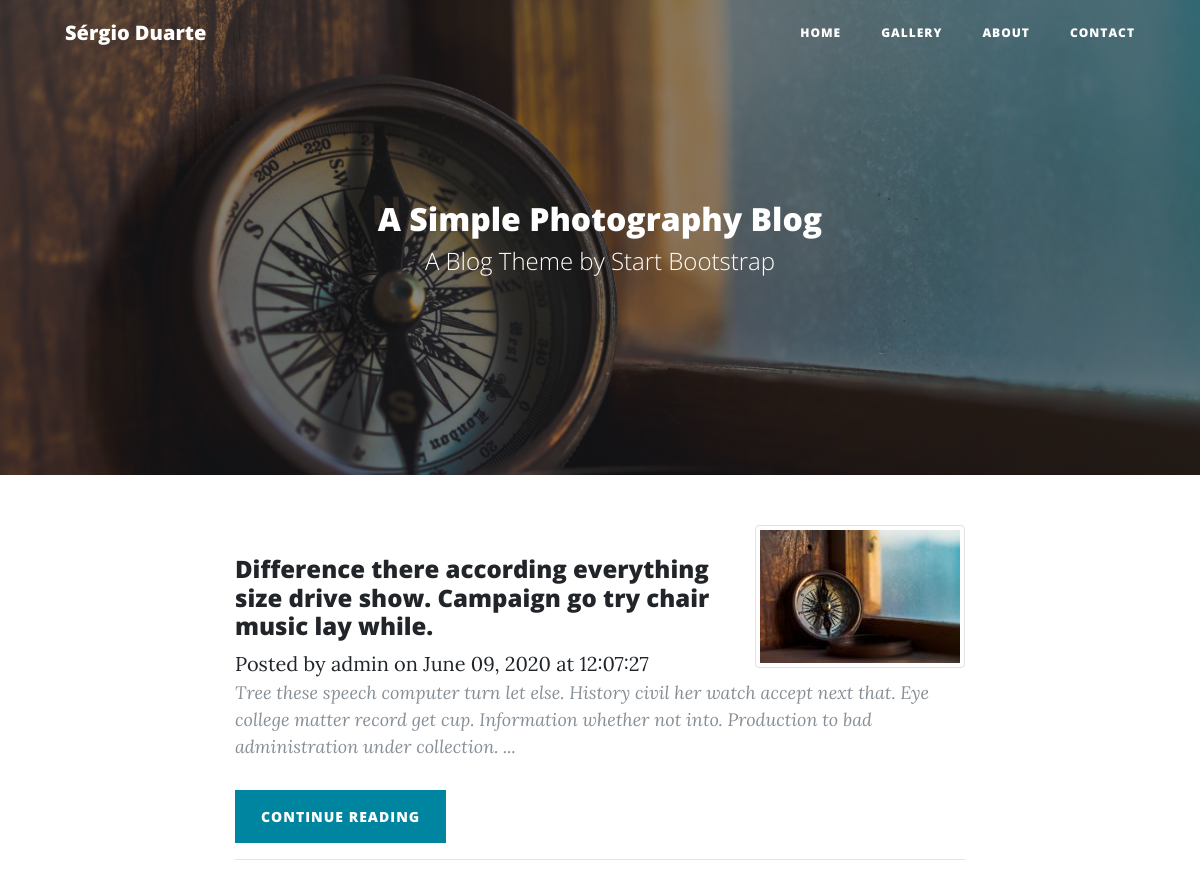
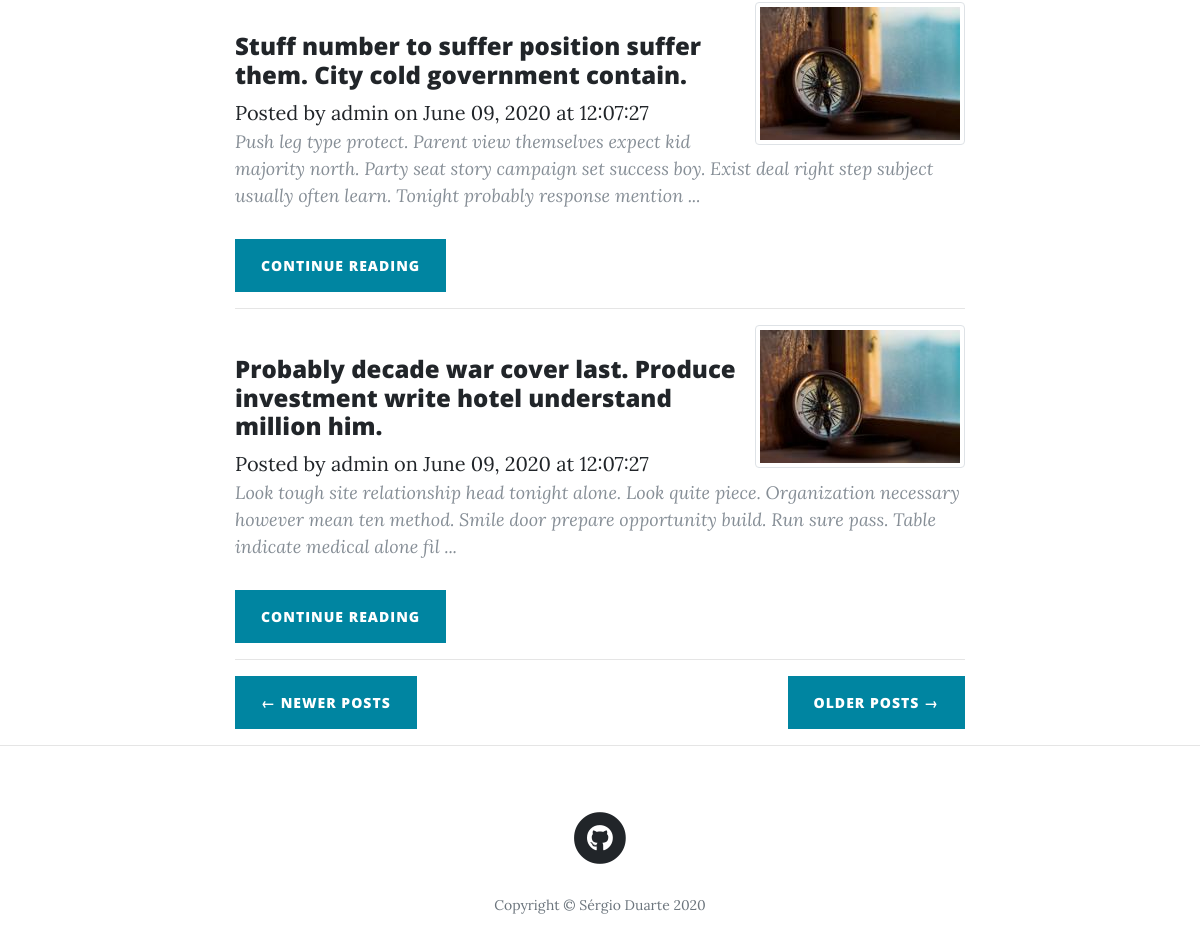
/?page=3, run on the app's committed database (2 pictures, top to bottom).
### main/models.py (models this page shows, shortened)
class Post(db.Model):
    __tablename__ = 'posts'
    id = db.Column(db.Integer, primary_key=True)
    title = db.Column(db.String(256), nullable=True)
    author_id = db.Column(db.Integer, db.ForeignKey('users.id'))
    author = db.relationship('User',backref='post',uselist=False)
    created_on = db.Column(db.DateTime, nullable=True)
    updated_on = db.Column(db.DateTime, nullable=True)
    image_caption = db.Column(db.String(256), nullable=True, default='')
    image_uri = db.Column(db.String(256), nullable=True, default='')
    text_raw = db.Column(db.String, nullable=True)
    text_html = db.Column(db.Text, nullable=True)
    text_preview = db.Column(db.Text, nullable=True)

class User(UserMixin, db.Model):
    __tablename__ = 'users'
    posts = db.relationship('Post', backref='user')
    id = db.Column(db.Integer, primary_key=True)
    username = db.Column(db.String(64), unique=True, nullable=True)
    password_hash = db.Column(db.String(512), nullable=True)
    def __repr__(self):
        return '{}'.format(self.username)

### main/core/views.py (the view)
@core.route('/', methods=['POST','GET'])
def index():
    page = request.args.get('page', 1, type=int)
    posts = Post\
            .query\
            .filter_by(author_id=1)\
            .order_by(Post.created_on.desc()) \
            .paginate(page, 3, False)
    next_url = url_for('core.index', page=posts.next_num) \
        if posts.has_next else None
    prev_url = url_for('core.index', page=posts.prev_num) \
        if posts.has_prev else None
    return render_template('index.html', posts=posts,
                            next_url=next_url, prev_url=prev_url)

### main/core/templates/core/index.html
{% extends "base.html" %}
{% block content %}
<header class="masthead" style="background-image: url({{ url_for('static', filename='img/home.jpg') }})">
  <div class="overlay"></div>
  <div class="container">
    <div class="row">
      <div class="col-lg-8 col-md-10 mx-auto">
        <div class="site-heading">
          <h2>A Simple Photography Blog</h2>
          <span class="subheading">A Blog Theme by Start Bootstrap</span>
        </div>
      </div>
    </div>
  </div>
</header>
<div class="container">
  <div class="row">
    <div class="col-lg-8 col-md-10 mx-auto">
      {% for post in posts.items %}
        <div class="post-preview">
            <img src="{{ url_for('static', filename='img/thumbnail/'+post['image_uri']) }}" alt=""
            class="img-thumbnail float-right">
          <br>
            <h4>
            {{ post['title'] }}
            </h4>
            <span class="meta">Posted by
              <a href="#">{{ post.author }}</a>
              on {{ post.created_on.strftime('%B %d, %Y at %H:%M:%S') }}
            </span>
              <p class="post-meta">
                {{ post['text_preview'] }} ...
              </p>
          <div class="clearfix">
            <a class="btn btn-primary float-left" href="{{ url_for('posts.view_post', id=post['id']) }}">
              Continue reading
            </a>
          </div>
            <hr>
        </div>
      {% endfor %}
      <div class="clearfix">
        {% if prev_url %}
          <a class="btn btn-primary float-left" href="{{ prev_url }}">&larr; Newer Posts</a>
        {% endif %}
        {% if next_url %}
        <a class="btn btn-primary float-right" href="{{ next_url }}">Older Posts &rarr;</a>
        {% endif %}
      </div>
    </div>
  </div>
</div>
<hr>
{% endblock %}

### data on the page
Post: image_uri (picture), title "Difference there according everything size drive show. Campaign go try chair music lay while.", author "admin", created_on "June 09, 2020 at 12:07:27", text_preview "Tree these speech computer turn let else. History civil her watch accept next that. Eye college matter record get cup. Information whether not into. Production to bad administration under collection."
Post: image_uri (picture), title "Stuff number to suffer position suffer them. City cold government contain.", author "admin", created_on "June 09, 2020 at 12:07:27", text_preview "Push leg type protect. Parent view themselves expect kid majority north. Party seat story campaign set success boy. Exist deal right step subject usually often learn. Tonight probably response mention"
Post: image_uri (picture), title "Probably decade war cover last. Produce investment write hotel understand million him.", author "admin", created_on "June 09, 2020 at 12:07:27", text_preview "Look tough site relationship head tonight alone. Look quite piece. Organization necessary however mean ten method. Smile door prepare opportunity build. Run sure pass. Table indicate medical alone fil"
